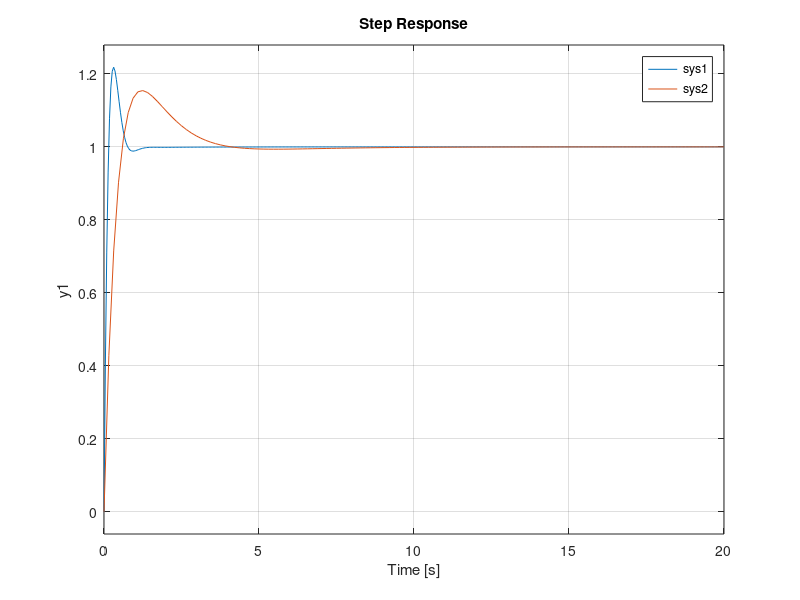

This chart was generated by the following MATLAB code: (Note: this script raises an error after producing the figure.)
%10.48 b

Kp1 = 550;
Kd1 = 103;
Ki1 = 250;
c = 2;
I = 10;

sys1 = tf([Kd1,Kp1,Ki1],[I,c+Kd1,Kp1,Ki1]);

Kp2 = 35;
Kd2 = 33;
Ki2 = 10;

sys2 = tf([Kd2,Kp2,Ki2],[I,c+Kd2,Kp2,Ki2]);

step(sys1,sys2)

stepinfo(sys1)
stepinfo(sys2)

%%

sysd1 = tf([-1,0],[I,c+Kd1,Kp1,Ki1]);

sysd2 = tf([-1,0],[I,c+Kd2,Kp2,Ki2]);

bodemag(sysd1,sysd2)

%%

tau = 0.1;

sys3 = tf([100,201],[tau*125,125,100-161*tau,40]);

stepinfo(sys3)

tau = 1;

sys7 = tf([100,201],[tau*125,125,100-161*tau,40]);

figure(1)
step(sys3)
figure(2)
%step(sys4)

stepinfo(sys4)

tau = 0.3

sys7 = tf([1200,2412],[1500*tau,1500,-1932*tau,-1942]);

tau = 1

sys6 = tf(tf([1200,2412],[1500*tau,1500,-1932*tau,-1942]),1-tf([1200,2412],[1500*tau,1500,-1932*tau,-1942]));

figure(3)
step(sys7)

stepinfo(sys7)

figure(4)
step(sys6)

%%

Ka = 1;       % V/V
R = 0.3;      % Ohm
KT = 0.6;     % N*m/A
Kpot = 2;     % V/rad
I1 = 0.01;    % kg*m^2
I2 = 5e-4;    % kg*m^2
I3 = 0.2;     % kg*m^2
gear_ratio = 1/6;

tau = 0.5

% Equivalent inertia
Ie = I1 + I2 + I3;



s = tf('s');
L = 0;  % Assuming inductance is negligible initially

% Open-Loop Transfer Function without PD controller
OLTF_without_PD = (Ka * KT) / (s*(L*s + R)) * 1/(Ie * s^2) * gear_ratio * Kpot;

% Add the PD controller

KP = 5
KD = 5

PD_Controller = KP + KD * s;

% Open-Loop Transfer Function with PD controller
OLTF_with_PD = PD_Controller * OLTF_without_PD;



CLTF = OLTF_with_PD / (1 + OLTF_with_PD);


% Calculating natural frequency
wn = 2 / tau;

% Solving for KP and KD
% Here, you might need to use numerical methods or further symbolic manipulation
% depending on the complexity of the resulting equations.



% Assuming KP and KD values are calculated
PD_Controller = KP + KD * s;

% Update Closed-Loop Transfer Function with calculated KP and KD
CLTF = (PD_Controller * OLTF_without_PD) / (1 + PD_Controller * OLTF_without_PD);
sys1 = CLTF;



figure;
step(sys1);
title('Closed-Loop Step Response');


%%



syms s KP KD
Ka = 1; % V/V
R = 0.3; % Ohm
KT = 0.6; % N*m/A
Kpot = 2; % V/rad
I1 = 0.01; % kg*m^2
I2 = 5e-4; % kg*m^2
I3 = 0.2; % kg*m^2
gear_ratio = 1/6;

% Equivalent inertia
Ie = I1 + I2 + I3;

% Open-Loop Transfer Function Components
Motor_Transfer = KT / (s * R); % Assuming L = 0 for simplicity
Inertia_Transfer = 1 / (Ie * s^2);
Gear_Transfer = gear_ratio;
PD_Controller = KP + KD * s;


OLTF = PD_Controller * Ka * Motor_Transfer * Inertia_Transfer * Gear_Transfer * Kpot;

CLTF = OLTF / (1 + OLTF);


% Define the natural frequency and damping ratio equations
wn = 2 / tau; % Natural frequency
zeta = 1; % Damping ratio

% Equations based on standard second-order system characteristics
% These equations need to be formed from the characteristic polynomial of CLTF
% Example: [coeffs_CLTF, s] = coeffs(denominator(CLTF), s);
% Equate these coefficients to those of a standard second-order system
% and solve for KP and KD

% Solving the equations - this is an example, the actual equations will depend on your system
% [KP_sol, KD_sol] = solve([eqn1, eqn2], [KP, KD]);


%%

% parameters
Ka = 1;      
R = 0.3;   
KT = 0.6;    
Kpot = 2;   
I1 = 0.01;  
I2 = 5e-4;  
I3 = 0.2;   
gear_ratio = 1/6;
L = 0;

% equivalent inertia, summing assumed as 1,2,3 not dictated
Ie = I1 + I2 + I3;

% control system specifications
zeta = 1;  
tau = 0.5; 
wn = 2 / tau;

%  symbolic variables
syms KP KD s

% TF components
Motor_Transfer = KT / (L*s + R);
Inertia_Transfer = 1 / (Ie * s^2);
Gear_Transfer = gear_ratio;
PD_Controller = KP + KD * s;

% forward path eq
FP = Kpot * PD_Controller * Ka * Motor_Transfer * Inertia_Transfer * Gear_Transfer;

% cltf eq. cltf = fw / 1-LT =
CLTF = FP / (1 + FP);

% extract numerator and denominator
[Num, Den] = numden(CLTF);  % Numerator and Denominator of CLTF
Den = collect(expand(Den), s);  % Expand and collect terms in s

% extract coefficients of s
coeffs_Den = coeffs(Den, s, 'All');

% extract m c and k
k = coeffs_Den(1);
c = coeffs_Den(2);
m = coeffs_Den(3);

% solve for KP and KD
eq1 = c == 2*zeta*wn*m;
eq2 = k == wn^2*m;
sol = solve([eq1, eq2], [KP, KD]);

KP_sol = double(sol.KP)
KD_sol = double(sol.KD)

% b)
sys1 = tf ([4000*KD_sol,4000*KP_sol],[1263,4000*KD_sol,4000*KP_sol])

% c)
L2 = 0.015;

Motor_Transfer2 = KT / (L2*s + R);

PD_Controller2 = KP_sol + KD_sol * s;

FP2 = Kpot * PD_Controller2 * Ka * Motor_Transfer2 * Inertia_Transfer * Gear_Transfer;

% cltf eq. cltf = fw / 1-LT
CLTF2 = simplify(FP2 / (1 + FP2))

sys2 = tf([40,5],[4,80,40,5])

% d)

step(sys1,sys2);
xlim([0,15])
ylim([0.8,1.2])
stepinfo(sys1)
stepinfo(sys2)

%%
Kp = 0.00728;
Ki = 4.1481;
Kb = 0.199;
Ra = 0.43;
Kt = 0.14;
ce = 3.6*10^-4;
Ie = 2.08*10^-3;
La = 2.1*10^-3;
N = 1;


